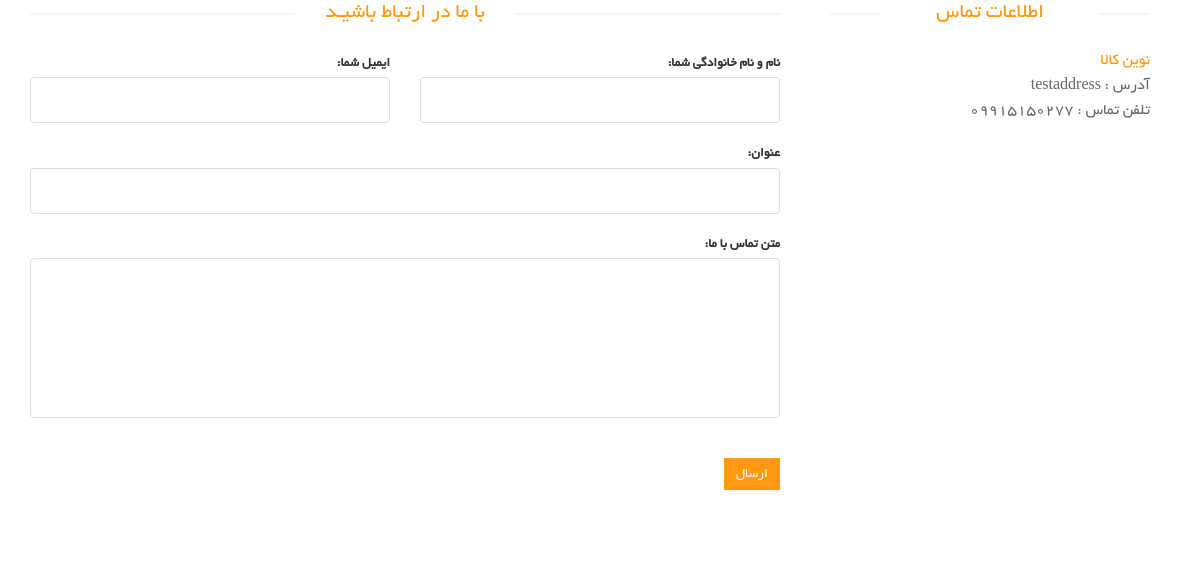
The page /contact-us/ on the database its author committed.
### site_module/models.py (models this page shows, shortened)
class SiteSetting(models.Model):
    site_name = models.CharField(max_length=100, verbose_name='نام وبسایت')
    site_url = models.CharField(max_length=100, verbose_name='دامنه وبسایت')
    address = models.CharField(max_length=100, verbose_name='آدرس')
    phone = models.CharField(max_length=100, null=True, blank=True, verbose_name='تلفن ')
    fax = models.CharField(max_length=100, null=True, blank=True, verbose_name='فکس ')
    email = models.CharField(max_length=100, null=True, blank=True, verbose_name='ایمیل ')
    copy_right = models.TextField(verbose_name='متن کپی رایت وبسایت')
    about_us_text = models.TextField(verbose_name='متن درباره ما سایت')
    site_logo = models.ImageField(verbose_name='لوگو سایت', upload_to='images/site_setting')
    is_main_setting = models.BooleanField(verbose_name='تنظیمات اصلی')
    class Meta:
        verbose_name = 'تنظیمات سایت'
        verbose_name_plural = 'تنظیمات سایت'

### contact_module/views.py (the view)
# urls.py: path('', views.ContactUsView.as_view(), name='contact_us_page'),
class ContactUsView(CreateView):
    form_class = ContactUsModelForm
    template_name = 'contact_module/contact_us_page.html'
    success_url = '/contact-us/'
    def get_context_data(self, *args, **kwargs):
        context = super().get_context_data(*args, **kwargs)
        setting: SiteSetting = SiteSetting.objects.filter(is_main_setting=True).first()
        context['site_setting'] = setting
        return context

### contact_module/forms.py
class ContactUsModelForm(forms.ModelForm):
    class Meta:
        model = ContactUs
        fields = ['full_name', 'email', 'title', 'message']
        widgets = {
            'full_name': forms.TextInput(attrs={
                'class': 'form-control'
            }),
            'email': forms.TextInput(attrs={
                'class': 'form-control'
            }),
            'title': forms.TextInput(attrs={
                'class': 'form-control'
            }),
            'message': forms.Textarea(attrs={
                'class': 'form-control',
                'rows': 5,
                'id': 'message'
            })
        }
        labels = {
            'full_name': 'نام و نام خانوادگی شما',
            'email': 'ایمیل شما'
        }
        error_messages = {
            'full_name': {
                'required': 'نام و نام خانوادگی اجباری می باشد. لطفا وارد کنید'
            }
        }

### back_up/back_up_1/mmad_back_up/contact_module/templates/contact_module/contact_us_page.html (shortened to what this page needs)
{% extends 'shared/_layout.html' %}
{% block content %}
    <div id="contact-page" class="container">
        <div class="bg">
            <div class="row">
                <div class="col-sm-8">
                    <div class="contact-form">
                        <h2 class="title text-center">با ما در ارتباط باشیـد</h2>
                        <form id="main-contact-form" class="contact-form row" action="{% url 'contact_us_page' %}"
                              method="post">
                            <div class="col-md-6 form-group">
                                {{ form.email.label_tag }}
                                {{ form.email }}
                            </div>
                            <div class="col-md-6 form-group">
                                {{ form.full_name.label_tag }}
                                {{ form.full_name }}
                            </div>
                            <div class="col-md-12 form-group">
                                {{ form.title.label_tag }}
                                {{ form.title }}
                            </div>
                            <div class="col-md-12 form-group">
                                {{ form.message.label_tag }}
                                {{ form.message }}
                            </div>
                            <div class="form-group col-md-12">
                                <button type="submit" class="btn btn-primary pull-right">ارسال</button>
                            </div>
                        </form>
                    </div>
                </div>
                <div class="col-sm-4">
                    <div class="contact-info">
                        <h2 class="title text-center">اطلاعات تماس</h2>
                        <address>
                            <p style="color: #FE980F">{{ site_setting.site_name }}</p>
                            <p>آدرس : {{ site_setting.address }}</p>
                            <p>تلفن تماس : {{ site_setting.phone }}</p>
                        </address>
                    </div>
                </div>
            </div>
        </div>
    </div>
{% endblock %}

### static/css/main.css (style rules this page uses)
body { font-family: 'BYekan'; font-size: 10pt; position: relative; font-weight: normal; direction: rtl; }
h1, h2, h3, h4, h5, h6 { font-family: 'BYekan', sans-serif; }
.left-sidebar h2:after, h2.title:after { content: " "; position: absolute; border: 1px solid #f5f5f5; bottom: 8px; right: 0; width: 100%; height: 0; z-index: -2; }
h2.title:before { content: " "; position: absolute; background: #fff; bottom: -6px; width: 220px; height: 30px; z-index: -1; right: 50%; margin-right: -110px; }
h2.title { color: #FE980F; font-family: 'BYekan', sans-serif; font-size: 16pt; font-weight: 400; margin: 0 15px; text-transform: uppercase; margin-bottom: 30px; position: relative; }
.bg h2.title { margin-right: 0; margin-left: 0; margin-top: 0; }
.chose_area input, select, textarea { background: #F0F0E9; border: 0; color: #696763; padding: 6px; width: 100%; border-radius: 0; resize: none }
.btn.btn-primary { background: #FE980F; border: 0 none; border-radius: 0; margin-top: 16px; }
.contact-form .form-group { margin-bottom: 20px; }
#contact-page .form-control { background-color: #fff; border: 1px solid #ddd; color: #696763; height: 46px; padding: 6px 12px; width: 100%; font-size: 16px; border-radius: 4px; box-shadow: inherit; }
#contact-page #message { height: 160px; resize: none; }
#main-contact-form .btn-primary { margin-bottom: 15px; margin-top: 20px; }
#contact-page .contact-info { padding: 0 20px; }
#contact-page .contact-info address { margin-bottom: 40px; margin-top: -5px; }
#contact-page .contact-info p { margin-bottom: 0; color: #696763; font-size: 16px; line-height: 25px; }

### rows shown on the page
SiteSetting: site_name "نوین کالا", address "testaddress", phone "09915150277"
